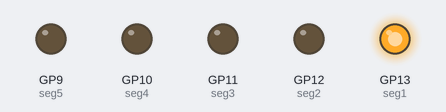
Simulated run of this program. Board: Raspberry Pi Pico running MicroPython. On the bench: output pins drawn as LEDs (lit = HIGH).

Above: at 0.04 s.
At 0.68 s:
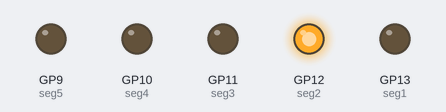
At 1.4 s:
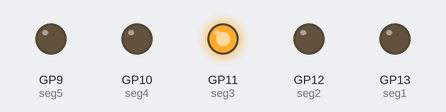
At 2.12 s:
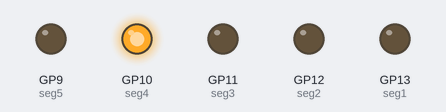
At 2.8 s:
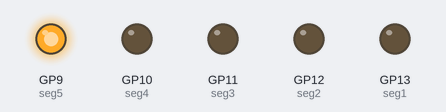
Timing chart, 0 to 3.1 s (numbered marks = the images above):
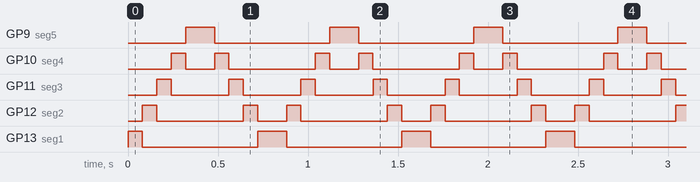

Measured:
- by itself, GP9 (seg5): alternates HIGH for 0.16 s and LOW for 0.64 s
- by itself, GP10 (seg4): repeats every 0.80 s: LOW 0.16 s, HIGH 0.08 s, LOW 0.48 s, HIGH 0.08 s
- by itself, GP11 (seg3): alternates HIGH for 0.08 s and LOW for 0.32 s
- by itself, GP12 (seg2): repeats every 0.80 s: LOW 0.48 s, HIGH 0.08 s, LOW 0.16 s, HIGH 0.08 s
- by itself, GP13 (seg1): repeats every 0.80 s: LOW 0.64 s, HIGH 0.16 s

The program:

scanningLED.py
```python
from machine import Pin
import time

# Set up the LEDs as segments

seg1 = Pin(13, Pin.OUT)
seg2 = Pin(12, Pin.OUT)
seg3 = Pin(11, Pin.OUT)
seg4 = Pin(10, Pin.OUT)
seg5 = Pin(9, Pin.OUT)

# Create array of segments

segments = [seg1, seg2, seg3, seg4, seg5]

# Fast sleep time means LEDs sweep across like a scanner and backwards using reversed function

while True:

    for led in segments:
        led.value(1)
        time.sleep(0.08)
        led.value(0)

    for led in reversed (segments):
        led.value(1)
        time.sleep(0.08)
        led.value(0)
```
